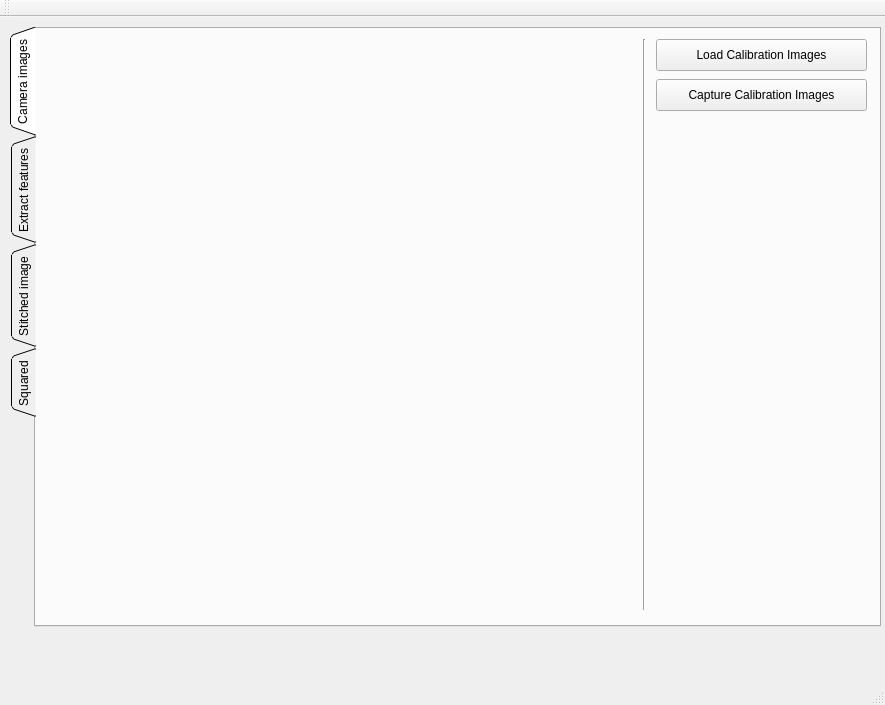
<?xml version="1.0" encoding="UTF-8"?>
<ui version="4.0">
 <class>MainWindow</class>
 <widget class="QMainWindow" name="MainWindow">
  <property name="geometry">
   <rect>
    <x>0</x>
    <y>0</y>
    <width>885</width>
    <height>705</height>
   </rect>
  </property>
  <property name="windowTitle">
   <string>MainWindow</string>
  </property>
  <widget class="QWidget" name="centralWidget">
   <widget class="QTabWidget" name="previewTabs">
    <property name="geometry">
     <rect>
      <x>10</x>
      <y>10</y>
      <width>871</width>
      <height>600</height>
     </rect>
    </property>
    <property name="tabPosition">
     <enum>QTabWidget::West</enum>
    </property>
    <property name="tabShape">
     <enum>QTabWidget::Triangular</enum>
    </property>
    <property name="currentIndex">
     <number>0</number>
    </property>
    <widget class="QWidget" name="cameraimages">
     <attribute name="title">
      <string>Camera images</string>
     </attribute>
     <widget class="QLabel" name="im1">
      <property name="geometry">
       <rect>
        <x>0</x>
        <y>0</y>
        <width>300</width>
        <height>300</height>
       </rect>
      </property>
      <property name="text">
       <string/>
      </property>
     </widget>
     <widget class="QLabel" name="im2">
      <property name="geometry">
       <rect>
        <x>300</x>
        <y>0</y>
        <width>300</width>
        <height>300</height>
       </rect>
      </property>
      <property name="text">
       <string/>
      </property>
     </widget>
     <widget class="QLabel" name="im4">
      <property name="geometry">
       <rect>
        <x>300</x>
        <y>300</y>
        <width>300</width>
        <height>300</height>
       </rect>
      </property>
      <property name="text">
       <string/>
      </property>
     </widget>
     <widget class="QLabel" name="im3">
      <property name="geometry">
       <rect>
        <x>0</x>
        <y>300</y>
        <width>300</width>
        <height>300</height>
       </rect>
      </property>
      <property name="text">
       <string/>
      </property>
     </widget>
     <widget class="Line" name="line">
      <property name="geometry">
       <rect>
        <x>600</x>
        <y>10</y>
        <width>16</width>
        <height>571</height>
       </rect>
      </property>
      <property name="orientation">
       <enum>Qt::Vertical</enum>
      </property>
     </widget>
     <widget class="QPushButton" name="load_images">
      <property name="geometry">
       <rect>
        <x>620</x>
        <y>10</y>
        <width>211</width>
        <height>32</height>
       </rect>
      </property>
      <property name="text">
       <string>Load Calibration Images</string>
      </property>
     </widget>
     <widget class="QPushButton" name="cap_images">
      <property name="geometry">
       <rect>
        <x>620</x>
        <y>50</y>
        <width>211</width>
        <height>32</height>
       </rect>
      </property>
      <property name="text">
       <string>Capture Calibration Images</string>
      </property>
     </widget>
    </widget>
    <widget class="QWidget" name="roi">
     <attribute name="title">
      <string>Extract features</string>
     </attribute>
     <widget class="QLabel" name="im2_roi">
      <property name="geometry">
       <rect>
        <x>300</x>
        <y>0</y>
        <width>300</width>
        <height>300</height>
       </rect>
      </property>
      <property name="text">
       <string/>
      </property>
     </widget>
     <widget class="QLabel" name="im4_roi">
      <property name="geometry">
       <rect>
        <x>300</x>
        <y>300</y>
        <width>300</width>
        <height>300</height>
       </rect>
      </property>
      <property name="text">
       <string/>
      </property>
     </widget>
     <widget class="QLabel" name="im1_roi">
      <property name="geometry">
       <rect>
        <x>0</x>
        <y>0</y>
        <width>300</width>
        <height>300</height>
       </rect>
      </property>
      <property name="text">
       <string/>
      </property>
     </widget>
     <widget class="QLabel" name="im3_roi">
      <property name="geometry">
       <rect>
        <x>0</x>
        <y>300</y>
        <width>300</width>
        <height>300</height>
       </rect>
      </property>
      <property name="text">
       <string/>
      </property>
     </widget>
     <widget class="Line" name="line_2">
      <property name="geometry">
       <rect>
        <x>600</x>
        <y>10</y>
        <width>16</width>
        <height>571</height>
       </rect>
      </property>
      <property name="orientation">
       <enum>Qt::Vertical</enum>
      </property>
     </widget>
     <widget class="QPushButton" name="extract_features">
      <property name="geometry">
       <rect>
        <x>620</x>
        <y>120</y>
        <width>211</width>
        <height>32</height>
       </rect>
      </property>
      <property name="text">
       <string>Extract Features</string>
      </property>
     </widget>
     <widget class="QSlider" name="fd_thresh_slider">
      <property name="geometry">
       <rect>
        <x>629</x>
        <y>40</y>
        <width>171</width>
        <height>22</height>
       </rect>
      </property>
      <property name="minimum">
       <number>5</number>
      </property>
      <property name="maximum">
       <number>100</number>
      </property>
      <property name="singleStep">
       <number>1</number>
      </property>
      <property name="value">
       <number>10</number>
      </property>
      <property name="orientation">
       <enum>Qt::Horizontal</enum>
      </property>
     </widget>
     <widget class="QLabel" name="fd_thresh_label">
      <property name="geometry">
       <rect>
        <x>810</x>
        <y>40</y>
        <width>31</width>
        <height>16</height>
       </rect>
      </property>
      <property name="text">
       <string>10</string>
      </property>
     </widget>
     <widget class="QLabel" name="label_2">
      <property name="geometry">
       <rect>
        <x>630</x>
        <y>20</y>
        <width>191</width>
        <height>20</height>
       </rect>
      </property>
      <property name="text">
       <string>Feature detector threshold</string>
      </property>
     </widget>
     <widget class="QLabel" name="label_3">
      <property name="geometry">
       <rect>
        <x>630</x>
        <y>70</y>
        <width>191</width>
        <height>20</height>
       </rect>
      </property>
      <property name="text">
       <string>Matcher confidence limit</string>
      </property>
     </widget>
     <widget class="QSlider" name="matcher_conf_slider">
      <property name="geometry">
       <rect>
        <x>630</x>
        <y>90</y>
        <width>171</width>
        <height>22</height>
       </rect>
      </property>
      <property name="minimum">
       <number>20</number>
      </property>
      <property name="maximum">
       <number>100</number>
      </property>
      <property name="singleStep">
       <number>1</number>
      </property>
      <property name="value">
       <number>60</number>
      </property>
      <property name="orientation">
       <enum>Qt::Horizontal</enum>
      </property>
     </widget>
     <widget class="QLabel" name="match_conf_label">
      <property name="geometry">
       <rect>
        <x>810</x>
        <y>90</y>
        <width>31</width>
        <height>16</height>
       </rect>
      </property>
      <property name="text">
       <string>0.6</string>
      </property>
     </widget>
    </widget>
    <widget class="QWidget" name="stitched">
     <attribute name="title">
      <string>Stitched image</string>
     </attribute>
     <widget class="clickSignalQLabel" name="result">
      <property name="geometry">
       <rect>
        <x>0</x>
        <y>0</y>
        <width>600</width>
        <height>600</height>
       </rect>
      </property>
      <property name="text">
       <string/>
      </property>
     </widget>
     <widget class="Line" name="line_3">
      <property name="geometry">
       <rect>
        <x>600</x>
        <y>10</y>
        <width>16</width>
        <height>571</height>
       </rect>
      </property>
      <property name="orientation">
       <enum>Qt::Vertical</enum>
      </property>
     </widget>
     <widget class="QPushButton" name="stitch_images">
      <property name="geometry">
       <rect>
        <x>620</x>
        <y>10</y>
        <width>211</width>
        <height>32</height>
       </rect>
      </property>
      <property name="text">
       <string>Stitch images</string>
      </property>
     </widget>
     <widget class="QPushButton" name="reset_corners">
      <property name="geometry">
       <rect>
        <x>620</x>
        <y>50</y>
        <width>211</width>
        <height>32</height>
       </rect>
      </property>
      <property name="text">
       <string>Reset corners</string>
      </property>
     </widget>
    </widget>
    <widget class="QWidget" name="squared">
     <attribute name="title">
      <string>Squared</string>
     </attribute>
     <widget class="dragZoomQLabel" name="result_final">
      <property name="geometry">
       <rect>
        <x>0</x>
        <y>0</y>
        <width>600</width>
        <height>600</height>
       </rect>
      </property>
      <property name="text">
       <string/>
      </property>
     </widget>
     <widget class="Line" name="line_4">
      <property name="geometry">
       <rect>
        <x>600</x>
        <y>10</y>
        <width>16</width>
        <height>571</height>
       </rect>
      </property>
      <property name="orientation">
       <enum>Qt::Vertical</enum>
      </property>
     </widget>
     <widget class="QPushButton" name="square_arena">
      <property name="geometry">
       <rect>
        <x>620</x>
        <y>10</y>
        <width>211</width>
        <height>32</height>
       </rect>
      </property>
      <property name="text">
       <string>Square arena</string>
      </property>
     </widget>
     <widget class="QPushButton" name="save_calib">
      <property name="geometry">
       <rect>
        <x>620</x>
        <y>50</y>
        <width>211</width>
        <height>32</height>
       </rect>
      </property>
      <property name="text">
       <string>Save calibration</string>
      </property>
     </widget>
    </widget>
   </widget>
   <widget class="QLabel" name="error_label">
    <property name="geometry">
     <rect>
      <x>30</x>
      <y>615</y>
      <width>851</width>
      <height>31</height>
     </rect>
    </property>
    <property name="font">
     <font>
      <weight>75</weight>
      <bold>true</bold>
     </font>
    </property>
    <property name="text">
     <string/>
    </property>
    <property name="textFormat">
     <enum>Qt::PlainText</enum>
    </property>
   </widget>
  </widget>
  <widget class="QMenuBar" name="menuBar">
   <property name="geometry">
    <rect>
     <x>0</x>
     <y>0</y>
     <width>885</width>
     <height>19</height>
    </rect>
   </property>
  </widget>
  <widget class="QToolBar" name="mainToolBar">
   <attribute name="toolBarArea">
    <enum>TopToolBarArea</enum>
   </attribute>
   <attribute name="toolBarBreak">
    <bool>false</bool>
   </attribute>
  </widget>
  <widget class="QStatusBar" name="statusBar"/>
 </widget>
 <layoutdefault spacing="6" margin="11"/>
 <customwidgets>
  <customwidget>
   <class>dragZoomQLabel</class>
   <extends>QLabel</extends>
   <header>dragzoomqlabel.h</header>
  </customwidget>
  <customwidget>
   <class>clickSignalQLabel</class>
   <extends>QLabel</extends>
   <header>clicksignalqlabel.h</header>
  </customwidget>
 </customwidgets>
 <resources/>
 <connections>
  <connection>
   <sender>fd_thresh_slider</sender>
   <signal>sliderMoved(int)</signal>
   <receiver>fd_thresh_label</receiver>
   <slot>setNum(int)</slot>
   <hints>
    <hint type="sourcelabel">
     <x>750</x>
     <y>98</y>
    </hint>
    <hint type="destinationlabel">
     <x>861</x>
     <y>95</y>
    </hint>
   </hints>
  </connection>
 </connections>
</ui>
